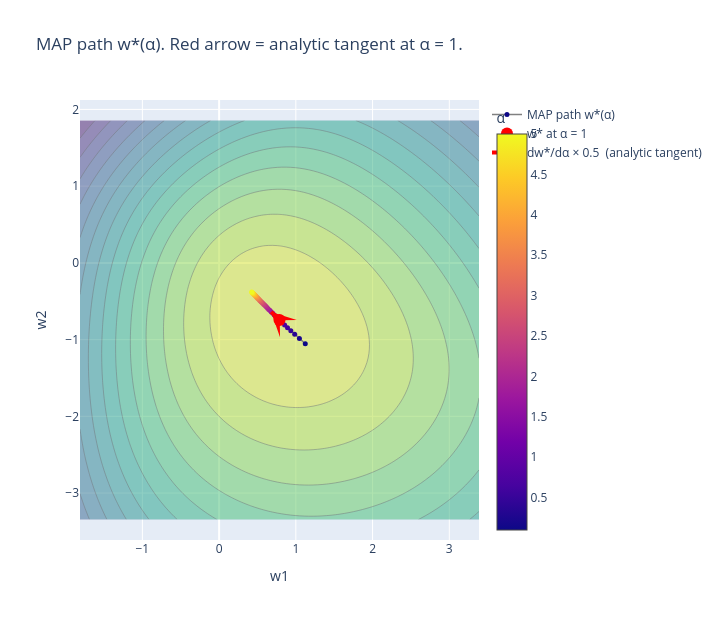

Write notebook code for a chart like this one.
### Markdown cell above
## The MAP traces a path as $\alpha$ varies

To put the local Jacobian in context, sweep $\alpha$ from very weak (~0.1, almost flat prior) to strong (5, tight shrinkage), and plot the path $w^*(\alpha)$. The Jacobian arrow at $\alpha = 1$ is the **local tangent** of this path.

You'll see the path bend as $\alpha$ grows — the MAP shrinks toward the origin. The arrow only gets the local direction right, but it gets it right *exactly* (matching the finite-difference check above).

### Code cell
alpha_sweep = np.linspace(0.1, 5.0, 40)
map_path = np.array([find_map(a) for a in alpha_sweep])

ARROW = 0.5  # cosmetic arrow scale (units: α)
arrow_end = w_star + ARROW * dw_dalpha_implicit

fig = go.Figure([
    go.Contour(x=w1_range, y=w2_range, z=Z, colorscale='Viridis', showscale=False, opacity=0.5,
               contours=dict(start=Z.min(), end=z_at_map,
                             size=(z_at_map - Z.min()) / 15)),
    go.Scatter(
        x=map_path[:, 0], y=map_path[:, 1],
        mode='lines+markers',
        marker=dict(size=5, color=alpha_sweep, colorscale='Plasma',
                    showscale=True, colorbar=dict(title='α')),
        line=dict(color='gray', width=1.5),
        name='MAP path w*(α)',
    ),
    go.Scatter(x=[w_star[0]], y=[w_star[1]], mode='markers',
               marker=dict(size=12, color='red'), name='w* at α = 1'),
    go.Scatter(x=[w_star[0], arrow_end[0]], y=[w_star[1], arrow_end[1]],
               mode='lines', line=dict(color='red', width=4),
               name='dw*/dα × 0.5  (analytic tangent)'),
])

fig.add_annotation(
    x=arrow_end[0], y=arrow_end[1],
    ax=w_star[0], ay=w_star[1],
    xref='x', yref='y', axref='x', ayref='y',
    showarrow=True, arrowhead=3, arrowwidth=4, arrowcolor='red',
)

fig.update_layout(width=720, height=620,
                  title='MAP path w*(α). Red arrow = analytic tangent at α = 1.',
                  xaxis_title='w1', yaxis_title='w2')
fig.update_yaxes(scaleanchor='x', scaleratio=1)
fig.show()

### Figure 1 — Plotly figure (JSON) as saved in the notebook; plotly's stock layout.template omitted (floating-point values rounded to 4 significant figures; data arrays with more than 128 entries replaced by an {"elided": "..."} marker saying what was removed)
{"data": [{"colorscale": [[0.0, "#440154"], [0.1111, "#482878"], [0.2222, "#3e4989"], [0.3333, "#31688e"], [0.4444, "#26828e"], [0.5556, "#1f9e89"], [0.6667, "#35b779"], [0.7778, "#6ece58"], [0.8889, "#b5de2b"], [1.0, "#fde725"]], "contours": {"end": -9.628, "size": 2.252, "start": -43.41}, "opacity": 0.5, "showscale": false, "type": "contour", "x": [-1.813, -1.754, -1.696, -1.638, -1.579, -1.521, -1.462, -1.404, -1.345, -1.287, -1.229, -1.17, -1.112, -1.053, -0.9949, -0.9365, -0.8781, -0.8196, -0.7612, -0.7028, -0.6444, -0.5859, -0.5275, -0.4691, -0.4107, -0.3522, -0.2938, -0.2354, -0.1769, -0.1185, -0.06009, -0.001668, 0.05676, 0.1152, 0.1736, 0.232, 0.2905, 0.3489, 0.4073, 0.4657, 0.5242, 0.5826, 0.641, 0.6995, 0.7579, 0.8163, 0.8747, 0.9332, 0.9916, 1.05, 1.108, 1.167, 1.225, 1.284, 1.342, 1.401, 1.459, 1.517, 1.576, 1.634, 1.693, 1.751, 1.81, 1.868, 1.926, 1.985, 2.043, 2.102, 2.16, 2.219, 2.277, 2.335, 2.394, 2.452, 2.511, 2.569, 2.628, 2.686, 2.744, 2.803, 2.861, 2.92, 2.978, 3.037, 3.095, 3.153, 3.212, 3.27, 3.329, 3.387], "y": [-3.344, -3.286, -3.228, -3.169, -3.111, -3.052, -2.994, -2.935, -2.877, -2.819, -2.76, -2.702, -2.643, -2.585, -2.526, -2.468, -2.41, -2.351, -2.293, -2.234, -2.176, -2.117, -2.059, -2.001, -1.942, -1.884, -1.825, -1.767, -1.708, -1.65, -1.592, -1.533, -1.475, -1.416, -1.358, -1.299, -1.241, -1.183, -1.124, -1.066, -1.007, -0.9489, -0.8905, -0.8321, -0.7736, -0.7152, -0.6568, -0.5983, -0.5399, -0.4815, -0.4231, -0.3646, -0.3062, -0.2478, -0.1894, -0.1309, -0.0725, -0.01408, 0.04435, 0.1028, 0.1612, 0.2196, 0.2781, 0.3365, 0.3949, 0.4533, 0.5118, 0.5702, 0.6286, 0.687, 0.7455, 0.8039, 0.8623, 0.9208, 0.9792, 1.038, 1.096, 1.154, 1.213, 1.271, 1.33, 1.388, 1.447, 1.505, 1.563, 1.622, 1.68, 1.739, 1.797, 1.856], "z": {"elided": "90x90 float values"}}, {"line": {"color": "gray", "width": 1.5}, "marker": {"color": [0.1, 0.2256, 0.3513, 0.4769, 0.6026, 0.7282, 0.8538, 0.9795, 1.105, 1.231, 1.356, 1.482, 1.608, 1.733, 1.859, 1.985, 2.11, 2.236, 2.362, 2.487, 2.613, 2.738, 2.864, 2.99, 3.115, 3.241, 3.367, 3.492, 3.618, 3.744, 3.869, 3.995, 4.121, 4.246, 4.372, 4.497, 4.623, 4.749, 4.874, 5.0], "colorbar": {"title": {"text": "α"}}, "colorscale": [[0.0, "#0d0887"], [0.1111, "#46039f"], [0.2222, "#7201a8"], [0.3333, "#9c179e"], [0.4444, "#bd3786"], [0.5556, "#d8576b"], [0.6667, "#ed7953"], [0.7778, "#fb9f3a"], [0.8889, "#fdca26"], [1.0, "#f0f921"]], "showscale": true, "size": 5}, "mode": "lines+markers", "name": "MAP path w*(α)", "type": "scatter", "x": [1.123, 1.047, 0.9854, 0.9346, 0.8914, 0.8539, 0.821, 0.7916, 0.7652, 0.7412, 0.7193, 0.6992, 0.6806, 0.6633, 0.6473, 0.6322, 0.618, 0.6047, 0.5921, 0.5802, 0.5689, 0.5582, 0.548, 0.5382, 0.5289, 0.5199, 0.5114, 0.5032, 0.4953, 0.4877, 0.4803, 0.4733, 0.4665, 0.4599, 0.4535, 0.4473, 0.4414, 0.4356, 0.43, 0.4246], "y": [-1.053, -0.9857, -0.9307, -0.8841, -0.8439, -0.8086, -0.7771, -0.7488, -0.7231, -0.6996, -0.678, -0.658, -0.6395, -0.6222, -0.606, -0.5909, -0.5766, -0.5631, -0.5503, -0.5382, -0.5267, -0.5158, -0.5054, -0.4954, -0.4859, -0.4768, -0.4681, -0.4597, -0.4516, -0.4439, -0.4364, -0.4293, -0.4223, -0.4157, -0.4092, -0.403, -0.3969, -0.3911, -0.3855, -0.38]}, {"marker": {"color": "red", "size": 12}, "mode": "markers", "name": "w* at α = 1", "type": "scatter", "x": [0.7871], "y": [-0.7444]}, {"line": {"color": "red", "width": 4}, "mode": "lines", "name": "dw*/dα × 0.5  (analytic tangent)", "type": "scatter", "x": [0.7871, 0.6784], "y": [-0.7444, -0.6389]}], "layout": {"annotations": [{"arrowcolor": "red", "arrowhead": 3, "arrowwidth": 4, "ax": 0.7871, "axref": "x", "ay": -0.7444, "ayref": "y", "showarrow": true, "x": 0.6784, "xref": "x", "y": -0.6389, "yref": "y"}], "height": 620, "title": {"text": "MAP path w*(α). Red arrow = analytic tangent at α = 1."}, "width": 720, "xaxis": {"title": {"text": "w1"}}, "yaxis": {"scaleanchor": "x", "scaleratio": 1, "title": {"text": "w2"}}}}
